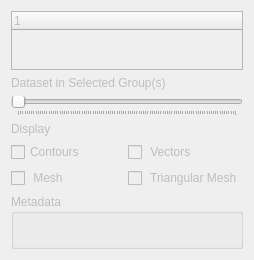
<?xml version="1.0" encoding="UTF-8"?>
<ui version="4.0">
 <class>QgsMeshRendererActiveDatasetWidgetBase</class>
 <widget class="QWidget" name="QgsMeshRendererActiveDatasetWidgetBase">
  <property name="enabled">
   <bool>false</bool>
  </property>
  <property name="geometry">
   <rect>
    <x>0</x>
    <y>0</y>
    <width>254</width>
    <height>260</height>
   </rect>
  </property>
  <property name="windowTitle">
   <string>Form</string>
  </property>
  <layout class="QVBoxLayout" name="verticalLayout">
   <item>
    <widget class="QgsMeshDatasetGroupTree" name="mDatasetGroupTree">
     <property name="minimumSize">
      <size>
       <width>0</width>
       <height>55</height>
      </size>
     </property>
     <column>
      <property name="text">
       <string notr="true">1</string>
      </property>
     </column>
    </widget>
   </item>
   <item>
    <widget class="QLabel" name="label_2">
     <property name="text">
      <string>Dataset in Selected Group(s)</string>
     </property>
    </widget>
   </item>
   <item>
    <widget class="QSlider" name="mDatasetSlider">
     <property name="orientation">
      <enum>Qt::Horizontal</enum>
     </property>
     <property name="tickPosition">
      <enum>QSlider::TicksBelow</enum>
     </property>
     <property name="tickInterval">
      <number>1</number>
     </property>
    </widget>
   </item>
   <item>
    <widget class="QLabel" name="label">
     <property name="text">
      <string>Display</string>
     </property>
    </widget>
   </item>
   <item>
    <layout class="QGridLayout" name="gridLayout_3">
     <item row="0" column="0">
      <widget class="QCheckBox" name="mDisplayScalarsCheckBox">
       <property name="text">
        <string>Contours</string>
       </property>
      </widget>
     </item>
     <item row="0" column="1">
      <widget class="QCheckBox" name="mDisplayVectorsCheckBox">
       <property name="text">
        <string> Vectors</string>
       </property>
      </widget>
     </item>
     <item row="1" column="0">
      <widget class="QCheckBox" name="mDisplayNativeMeshCheckBox">
       <property name="text">
        <string> Mesh</string>
       </property>
      </widget>
     </item>
     <item row="1" column="1">
      <widget class="QCheckBox" name="mDisplayTriangularMeshCheckBox">
       <property name="text">
        <string> Triangular Mesh</string>
       </property>
      </widget>
     </item>
    </layout>
   </item>
   <item>
    <widget class="QgsCollapsibleGroupBox" name="mActiveDatasetMetadataGroup">
     <property name="title">
      <string>Metadata</string>
     </property>
     <layout class="QVBoxLayout" name="verticalLayout_2">
      <item>
       <widget class="QLabel" name="mActiveDatasetMetadata">
        <property name="text">
         <string/>
        </property>
        <property name="textFormat">
         <enum>Qt::RichText</enum>
        </property>
       </widget>
      </item>
     </layout>
    </widget>
   </item>
  </layout>
 </widget>
 <customwidgets>
  <customwidget>
   <class>QgsMeshDatasetGroupTree</class>
   <extends>QTreeWidget</extends>
   <header>mesh/qgsmeshdatasetgrouptree.h</header>
  </customwidget>
  <customwidget>
   <class>QgsCollapsibleGroupBox</class>
   <extends>QGroupBox</extends>
   <header>qgscollapsiblegroupbox.h</header>
   <container>1</container>
  </customwidget>
 </customwidgets>
 <resources/>
 <connections/>
</ui>
